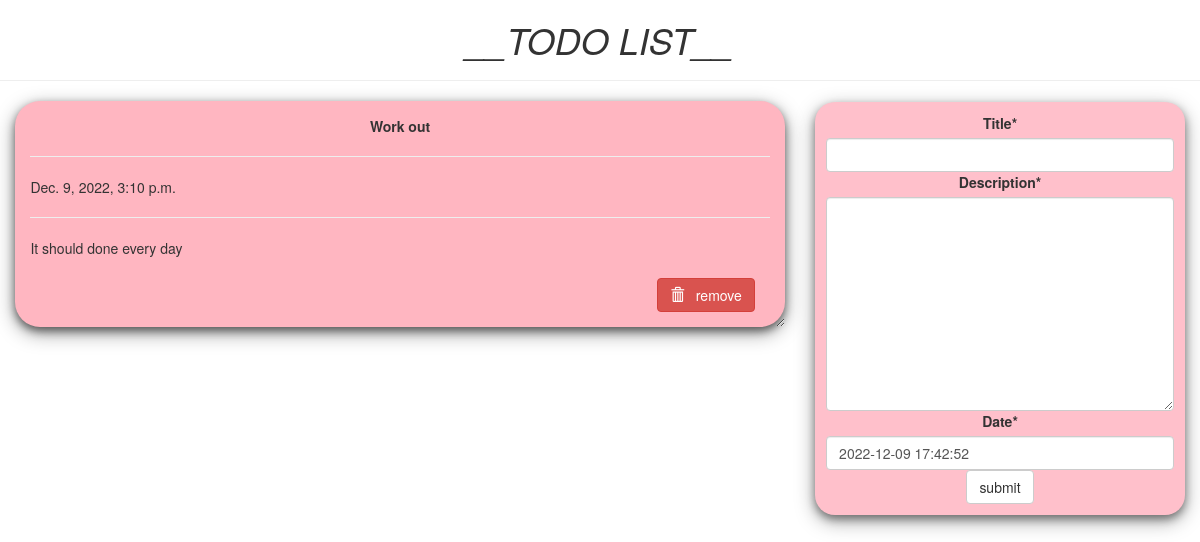
Before: / with the older database file.
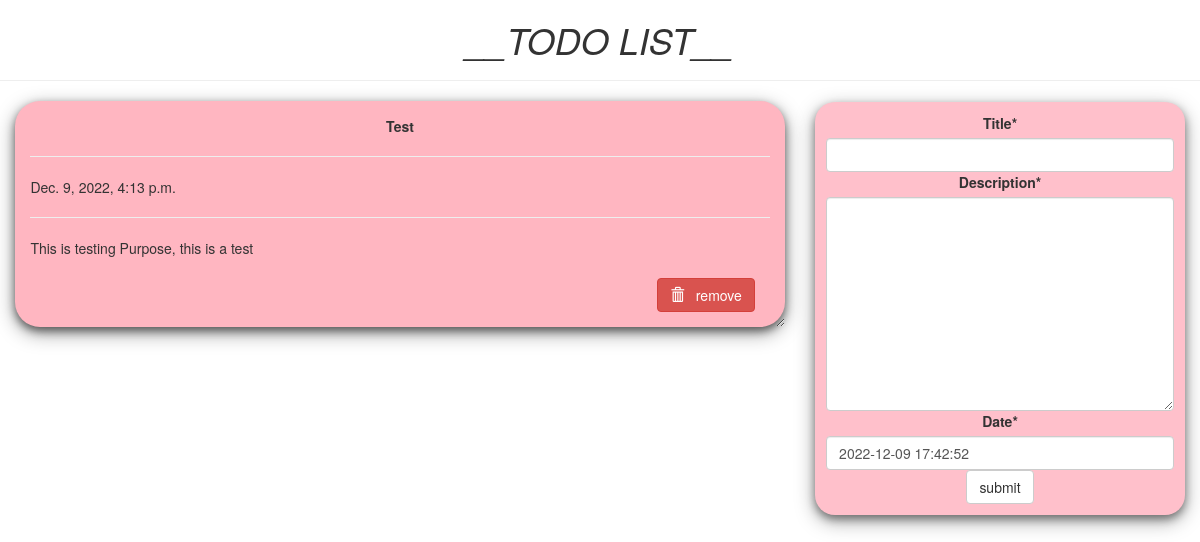
After: the same page with the newer database file.
### todoapp/models.py (models this page shows, shortened)
class Task(models.Model):
	title = models.CharField(max_length=255)
	description = models.TextField()
	date = models.DateTimeField(default=timezone.now)

### todoapp/views.py (the view)
# urls.py: path('', views.home, name='todo'),
def home(request):
	item_list = Task.objects.order_by("-date")
	if request.method == "POST":
		form = TodoForm(request.POST)
		if form.is_valid():
			form.save()
			return redirect('todo')
	form = TodoForm()
	page = {
			"forms" : form,
			"list" : item_list,
			"title" : "TODO LIST",
	}
	return render(request, 'index.html', page)

### todoapp/forms.py
class TodoForm(forms.ModelForm):
	class Meta:
		model = Task
		fields = "__all__"

### todoapp/template/index.html (shortened to what this page needs)
{% load crispy_forms_tags %}
<!DOCTYPE html>
<html lang="en" dir="ltr">
<head>
  <link rel="stylesheet" href="https://maxcdn.bootstrapcdn.com/bootstrap/3.3.7/css/bootstrap.min.css">
</head>
  <body  class="container-fluid">
    <center class="row">
      <h1><i>__TODO LIST__</i></h1>
      <hr />
    </center>
    <div class="row">
      <div class="col-md-8">
        {% for i in list %}
        <div class="card">
          <center><b>{{i.title}}</b></center>
          <hr/>
          {{i.date}}
          <hr/>
          {{i.description}}
          <br />
          <br />
          <form action="/del/{{i.id}}" method="POST" style=" padding-right: 2%; padding-bottom: 2%;">
            <button value="remove" type="submit"  class="btn btn-danger" style="float: right;"><span class="glyphicon glyphicon-trash"></span> &nbsp; remove</button>
          </form>
        </div>
        {% endfor%}
      </div>
      <div class="col-md-1"> </div>
      <div class="col-md-4" >
        <div  class="submit_form">
        <form  method="POST">
          {{forms|crispy}}
          <center>
          <input type="submit" class="btn btn-default" value="submit" />
        </center>
        </form>
      </div>
    </div>
  </div>
</body>
</html>

### todoapp/template/index.html (style rules this page uses)
.card { box-shadow: 0 4px 8px 0 rgba(0,0,0,0.5), 0 6px 20px 0 rgba(0,0,0,0.39); background: lightpink; margin-bottom : 5%; border-radius: 25px; padding : 2%; overflow: auto; resize: both; text-overflow: ellipsis; }
.submit_form { text-align: center; padding: 3%; background: pink; border-radius: 20px; box-shadow: 0 4px 8px 0 rgba(0,0,0,0.4), 0 6px 20px 0 rgba(0,0,0,0.36); }

Changed rows visible on the page:
removed Task: title "Work out", date "Dec. 9, 2022, 3:10 p.m.", description "It should done every day"
added Task: title "Test", date "Dec. 9, 2022, 4:13 p.m.", description "This is testing Purpose, this is a test"
